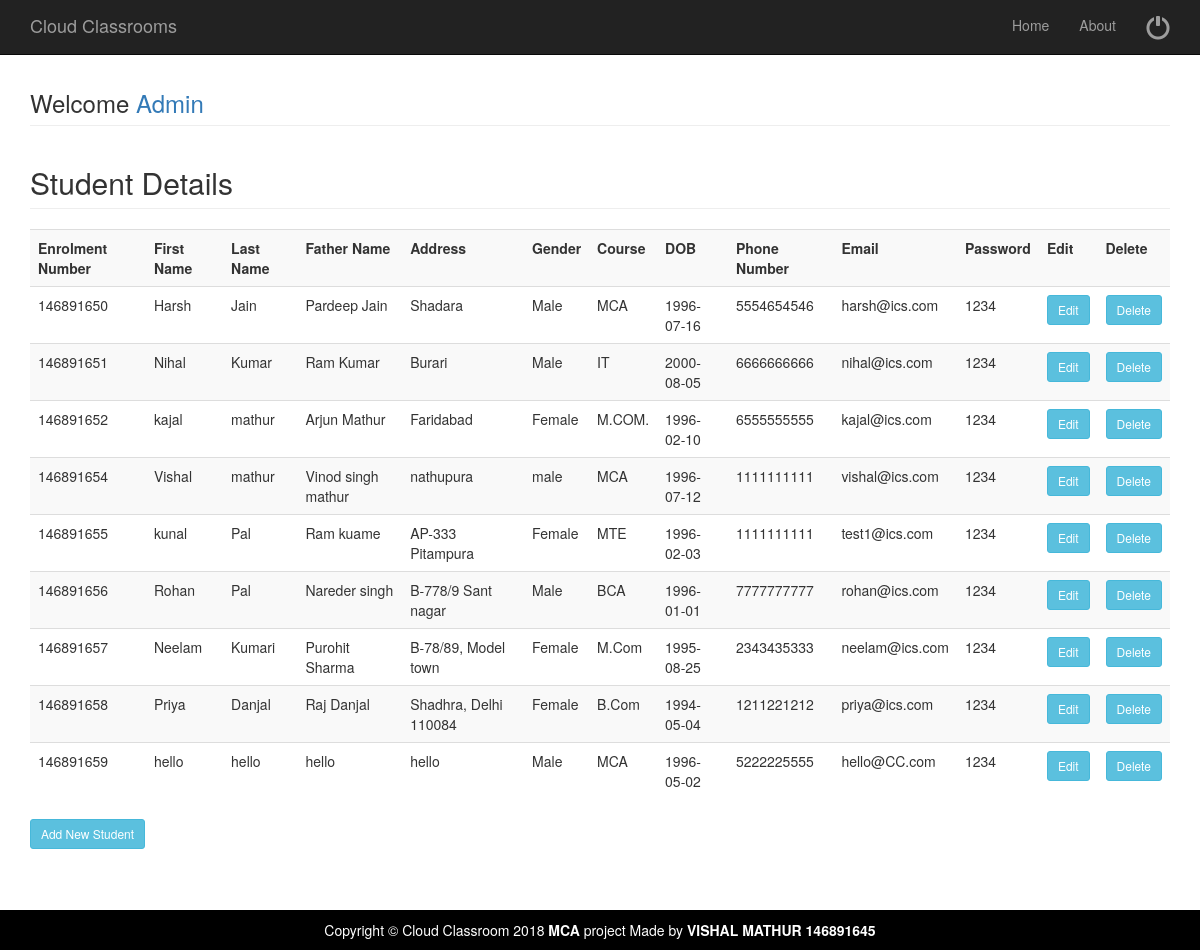
The app's page /studentdetails.php (signed in) with its own data.
### tables this page shows
CREATE TABLE `studenttable` (
  `Eno` bigint(20) NOT NULL,
  `FName` varchar(30) NOT NULL,
  `LName` varchar(30) NOT NULL,
  `FaName` varchar(30) NOT NULL,
  `Addrs` text NOT NULL,
  `Gender` varchar(6) NOT NULL,
  `Course` varchar(20) NOT NULL,
  `DOB` date NOT NULL,
  `PhNo` bigint(10) NOT NULL,
  `Pass` varchar(20) NOT NULL,
  `Eid` varchar(50) NOT NULL
);

### studentdetails.php (the view, shortened to what this page needs)
<?php include('adminhead.php'); ?>
<div class="container">
	<div class="row">
		<div class="col-md-12">
			<h3 class="page-header">Welcome <a href="welcomeadmin">Admin</a> </h3>
			<?php
			include( "database.php" );
			$sql = "select * from  studenttable";
			$result = mysqli_query( $connect, $sql );
			echo "<h2 class='page-header'>Student Details</h2>";
			echo "<table class='table table-striped' style='width:100%'>
<tr>
<th>Enrolment Number</th>
<th>First Name</th>
<th>Last Name</th>
<th>Father Name</th>
<th>Address</th>
<th>Gender</th>
<th>Course</th>
<th>DOB</th>
<th>Phone Number</th>
<th>Email</th>
<th>Password</th>
<th>Edit</th>
<th>Delete</th>
</tr>";
			while ( $row = mysqli_fetch_array( $result ) ) {
				?>
			<tr>
				<td>
					<?PHP echo $row['Eno'];?>
				</td>
				<td>
					<?PHP echo $row['FName'];?>
				</td>
				<td>
					<?PHP echo $row['LName'];?>
				</td>
				<td>
					<?PHP echo $row['FaName'];?>
				</td>
				<td>
					<?PHP echo $row['Addrs'];?>
				</td>
				<td>
					<?PHP echo $row['Gender'];?>
				</td>
				<td>
					<?PHP echo $row['Course'];?>
				</td>
				<td>
					<?PHP echo $row['DOB'];?>
				</td>
				<td>
					<?PHP echo $row['PhNo'];?>
				</td>
				<td>
					<?PHP echo $row['Eid'];?>
				</td>
				<td>
					<?PHP echo $row['Pass'];?>
				</td>
				<td><a href="updatestudent.php?eno=<?php echo $row['Eno']; ?>"><input type="button" Value="Edit" class="btn btn-info btn-sm"></a>
				</td>
				<td><a href="studentdetails.php?deleteid=<?php echo $row['Eno']; ?>"><input type="submit" Value="Delete" name="delete" class="btn btn-info btn-sm"></a>
				</td>
			</tr>
			<?php } ?>
			</table>
			<a href="addnewstudent"><button type="button" value="AddNewStudent" class="btn btn-info btn-sm">Add New Student</button></a>
		</div>
	</div>
	<?php include('allfoot.php'); ?>

### css/modern-business.css (style rules this page uses)
html, body { height: 100%; }
body { padding-top: 50px; }

### records on screen
studenttable: Eno "146891650", FName "Harsh", LName "Jain", FaName "Pardeep Jain", Addrs "Shadara", Gender "Male", Course "MCA", DOB "1996-07-16", PhNo "5554654546", Eid "harsh@ics.com", Pass "1234"
studenttable: Eno "146891651", FName "Nihal", LName "Kumar", FaName "Ram Kumar", Addrs "Burari", Gender "Male", Course "IT", DOB "2000-08-05", PhNo "6666666666", Eid "nihal@ics.com", Pass "1234"
studenttable: Eno "146891652", FName "kajal", LName "mathur", FaName "Arjun Mathur", Addrs "Faridabad", Gender "Female", Course "M.COM.", DOB "1996-02-10", PhNo "6555555555", Eid "kajal@ics.com", Pass "1234"
studenttable: Eno "146891654", FName "Vishal", LName "mathur", FaName "Vinod singh mathur", Addrs "nathupura", Gender "male", Course "MCA", DOB "1996-07-12", PhNo "1111111111", Eid "vishal@ics.com", Pass "1234"
studenttable: Eno "146891655", FName "kunal", LName "Pal", FaName "Ram kuame", Addrs "AP-333 Pitampura", Gender "Female", Course "MTE", DOB "1996-02-03", PhNo "1111111111", Eid "test1@ics.com", Pass "1234"
studenttable: Eno "146891656", FName "Rohan", LName "Pal", FaName "Nareder singh", Addrs "B-778/9 Sant nagar", Gender "Male", Course "BCA", DOB "1996-01-01", PhNo "7777777777", Eid "rohan@ics.com", Pass "1234"
studenttable: Eno "146891657", FName "Neelam", LName "Kumari", FaName "Purohit Sharma", Addrs "B-78/89, Model town", Gender "Female", Course "M.Com", DOB "1995-08-25", PhNo "2343435333", Eid "neelam@ics.com", Pass "1234"
studenttable: Eno "146891658", FName "Priya", LName "Danjal", FaName "Raj Danjal", Addrs "Shadhra, Delhi 110084", Gender "Female", Course "B.Com", DOB "1994-05-04", PhNo "1211221212", Eid "priya@ics.com", Pass "1234"
studenttable: Eno "146891659", FName "hello", LName "hello", FaName "hello", Addrs "hello", Gender "Male", Course "MCA", DOB "1996-05-02", PhNo "5222225555", Eid "hello@CC.com", Pass "1234"
